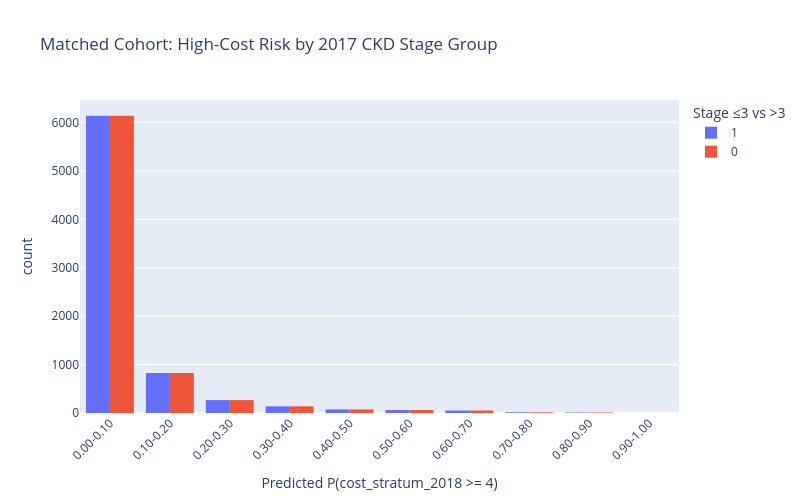

The notebook cell saved with this chart:
### Code cell
bins = [f"{x:.1f}-{x+0.1:.1f}" for x in np.arange(0.0, 1.0, 0.1)]

fig = px.histogram(
    matched_train_df,
    x="risk_bin",
    color="true_class",
    category_orders={"risk_bin": bins},   # good to keep
    labels={
        "risk_bin": f"Predicted P(cost_stratum_2018 >= {highcost_cutoff})",
        "true_class": "Stage ≤3 vs >3"
    },
    title="Matched Cohort: High-Cost Risk by 2017 CKD Stage Group",
    barmode="group",
    height=500, width=800
)

# *** pin the x-axis order ***
fig.update_xaxes(categoryorder="array", categoryarray=bins)

fig.update_layout(xaxis_tickangle=-45)
fig.show()

### Figure 1 — Plotly figure (JSON) as saved in the notebook; plotly's stock layout.template omitted (floating-point values rounded to 4 significant figures; data arrays with more than 128 entries replaced by an {"elided": "..."} marker saying what was removed)
{"data": [{"alignmentgroup": "True", "bingroup": "x", "hovertemplate": "Stage ≤3 vs >3=1<br>Predicted P(cost_stratum_2018 >= 4)=%{x}<br>count=%{y}<extra></extra>", "legendgroup": "1", "marker": {"color": "#636efa", "pattern": {"shape": ""}}, "name": "1", "offsetgroup": "1", "orientation": "v", "showlegend": true, "type": "histogram", "x": {"elided": "7591 str values"}, "xaxis": "x", "yaxis": "y"}, {"alignmentgroup": "True", "bingroup": "x", "hovertemplate": "Stage ≤3 vs >3=0<br>Predicted P(cost_stratum_2018 >= 4)=%{x}<br>count=%{y}<extra></extra>", "legendgroup": "0", "marker": {"color": "#EF553B", "pattern": {"shape": ""}}, "name": "0", "offsetgroup": "0", "orientation": "v", "showlegend": true, "type": "histogram", "x": {"elided": "7591 str values"}, "xaxis": "x", "yaxis": "y"}], "layout": {"barmode": "group", "height": 500, "legend": {"title": {"text": "Stage ≤3 vs >3"}, "tracegroupgap": 0}, "title": {"text": "Matched Cohort: High-Cost Risk by 2017 CKD Stage Group"}, "width": 800, "xaxis": {"anchor": "y", "categoryarray": ["0.0-0.1", "0.1-0.2", "0.2-0.3", "0.3-0.4", "0.4-0.5", "0.5-0.6", "0.6-0.7", "0.7-0.8", "0.8-0.9", "0.9-1.0"], "categoryorder": "array", "domain": [0, 1], "tickangle": -45, "title": {"text": "Predicted P(cost_stratum_2018 >= 4)"}}, "yaxis": {"anchor": "x", "domain": [0, 1], "title": {"text": "count"}}}}
